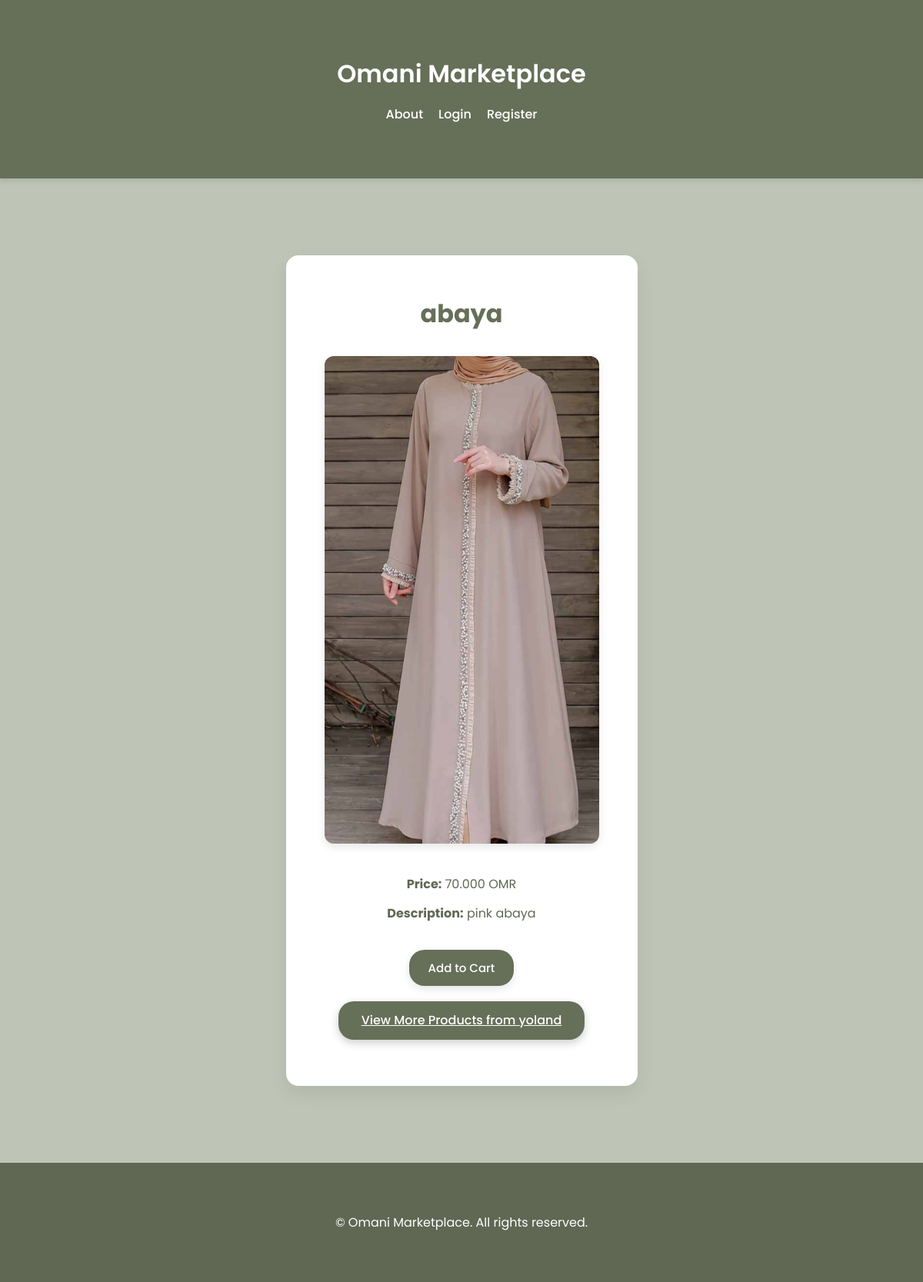
/product/1/, run on the app's committed database.
### core/models.py (models this page shows, shortened)
class Product(models.Model):
    brand = models.ForeignKey(Brand, on_delete=models.CASCADE)
    name = models.CharField(max_length=100)
    description = models.TextField()
    price = models.DecimalField(max_digits=6, decimal_places=3)
    image = models.ImageField(upload_to='product_images/')
    availability = models.BooleanField(default=True)

class Brand(models.Model):
    user = models.OneToOneField(User, on_delete=models.CASCADE, null=True, blank=True)
    name = models.CharField(max_length=100)
    description = models.TextField()
    instagram_url = models.URLField(blank=True)
    logo = models.ImageField(upload_to='brand_logos/', blank=True)

### core/views.py (the view, shortened to what this page needs)
# urls.py: path('product/<int:product_id>/', views.product_detail, name='product_detail'),
def product_detail(request, product_id):
    product = get_object_or_404(Product, pk=product_id)
    product_id_str = str(product_id)  # Session keys must be strings
    return render(request, 'product_detail.html', {'product': product})

### core/templates/product_detail.html (shortened to what this page needs)
{% extends "base.html" %}
{% load static %}
{% block content %}
<div class="product-detail-container">
    <h1 class="product-title">{{ product.name }}</h1>
    <div class="product-detail-content">
        <img class="product-image" src="{{ product.image.url }}" alt="{{ product.name }}">
        <div class="product-info">
            <p><strong>Price:</strong> {{ product.price }} OMR</p>
            <p><strong>Description:</strong> {{ product.description }}</p>
            <form method="POST" class="add-to-cart-form">
                <button type="submit" class="btn-primary">Add to Cart</button>
            </form>
            <a href="{% url 'brand_profile' product.brand.id %}" class="brand-link">
                View More Products from {{ product.brand.name }}
            </a>
        </div>
    </div>
</div>
{% endblock %}

### core/static/css/styles.css (style rules this page uses)
* { margin: 0; padding: 0; box-sizing: border-box; }
body { font-family: 'Poppins', sans-serif; background-color: #BFC5B6; color: #606854; line-height: 1.6; display: flex; flex-direction: column; min-height: 100vh; }
form { margin-top: 20px; }
button, .logout-btn { background-color: #666F58; color: white; border: none; padding: 12px 30px; font-family: 'Poppins', sans-serif; font-size: 16px; font-weight: 500; border-radius: 20px; cursor: pointer; transition: all 0.3s ease; box-shadow: 0 4px 12px rgba(0, 0, 0, 0.2); }
.product-detail-container { max-width: 1000px; margin: 60px auto; background-color: white; padding: 50px; border-radius: 16px; box-shadow: 0 10px 24px rgba(0, 0, 0, 0.08); text-align: center; }
.product-title { font-size: 32px; color: #666F58; margin-bottom: 30px; }
.product-detail-content { display: flex; flex-direction: column; align-items: center; justify-content: center; }
.product-image { width: 100%; max-width: 400px; border-radius: 12px; margin-bottom: 20px; box-shadow: 0 4px 12px rgba(0, 0, 0, 0.1); }
.product-info { max-width: 600px; text-align: center; margin-top: 20px; }
.product-info p { font-size: 16px; margin-bottom: 12px; }
.add-to-cart-form { margin-top: 25px; }
.btn-primary { background-color: #666F58; color: white; padding: 12px 30px; border: none; border-radius: 20px; font-size: 16px; font-weight: 500; cursor: pointer; transition: all 0.3s ease; box-shadow: 0 4px 12px rgba(0, 0, 0, 0.2); display: inline-block; margin: 10px auto; }
.brand-link { background-color: #666F58; color: white; padding: 12px 30px; border: none; border-radius: 20px; font-size: 16px; font-weight: 500; cursor: pointer; transition: all 0.3s ease; box-shadow: 0 4px 12px rgba(0, 0, 0, 0.2); display: inline-block; margin: 10px auto; }
.btn-primary, .btn-danger, .btn-secondary { display: inline-block; padding: 12px 25px; margin: 10px; border: none; border-radius: 20px; font-size: 15px; font-weight: 500; cursor: pointer; text-decoration: none; transition: all 0.3s ease; color: white; box-shadow: 0 4px 12px rgba(0, 0, 0, 0.1); }
.btn-primary { background-color: #666F58; }

### data on the page
Product: name "abaya", image (picture), price "70.000", description "pink abaya", brand.name "yoland"
